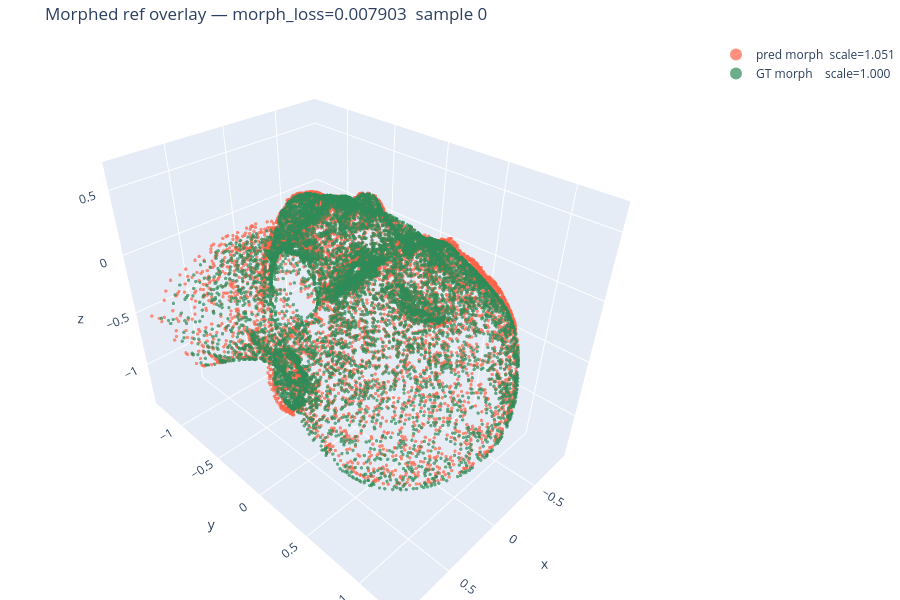
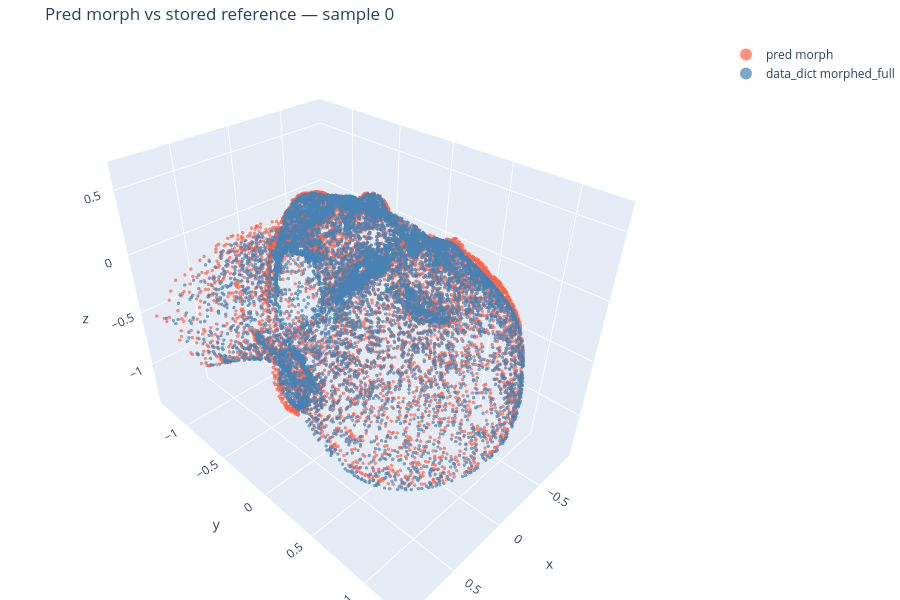

Source (notebook cell) for these figures, in order:
### Code cell
# ── Interactive morph viewer (plotly) ─────────────────────────────────────────
show_reg(
    [pcd_trace(pred_morph, 'tomato',   f'pred morph  scale={pred_scale:.3f}'),
     pcd_trace(gt_morph,   'seagreen', f'GT morph    scale={gt_scale_val:.3f}')],
    f'Morphed ref overlay — morph_loss={m_loss:.6f}  sample {VAL_SAMPLE_IDX}',
)

if data_morph is not None:
    show_reg(
        [pcd_trace(pred_morph, 'tomato',    'pred morph'),
         pcd_trace(data_morph, 'steelblue', 'data_dict morphed_full')],
        f'Pred morph vs stored reference — sample {VAL_SAMPLE_IDX}',
    )

### Figure 1 — Plotly figure (JSON) as saved in the notebook; plotly's stock layout.template omitted (floating-point values rounded to 4 significant figures; data arrays with more than 128 entries replaced by an {"elided": "..."} marker saying what was removed)
{"data": [{"marker": {"color": "tomato", "opacity": 0.7, "size": 2}, "mode": "markers", "name": "pred morph  scale=1.051", "type": "scatter3d", "x": {"elided": "10788 float values"}, "y": {"elided": "10788 float values"}, "z": {"elided": "10788 float values"}}, {"marker": {"color": "seagreen", "opacity": 0.7, "size": 2}, "mode": "markers", "name": "GT morph    scale=1.000", "type": "scatter3d", "x": {"elided": "10788 float values"}, "y": {"elided": "10788 float values"}, "z": {"elided": "10788 float values"}}], "layout": {"height": 600, "legend": {"itemsizing": "constant"}, "margin": {"b": 0, "l": 0, "r": 0, "t": 40}, "scene": {"aspectmode": "data"}, "title": {"text": "Morphed ref overlay — morph_loss=0.007903  sample 0"}}}

### Figure 2 — Plotly figure (JSON) as saved in the notebook; plotly's stock layout.template omitted (floating-point values rounded to 4 significant figures; data arrays with more than 128 entries replaced by an {"elided": "..."} marker saying what was removed)
{"data": [{"marker": {"color": "tomato", "opacity": 0.7, "size": 2}, "mode": "markers", "name": "pred morph", "type": "scatter3d", "x": {"elided": "10788 float values"}, "y": {"elided": "10788 float values"}, "z": {"elided": "10788 float values"}}, {"marker": {"color": "steelblue", "opacity": 0.7, "size": 2}, "mode": "markers", "name": "data_dict morphed_full", "type": "scatter3d", "x": {"elided": "10788 float values"}, "y": {"elided": "10788 float values"}, "z": {"elided": "10788 float values"}}], "layout": {"height": 600, "legend": {"itemsizing": "constant"}, "margin": {"b": 0, "l": 0, "r": 0, "t": 40}, "scene": {"aspectmode": "data"}, "title": {"text": "Pred morph vs stored reference — sample 0"}}}
